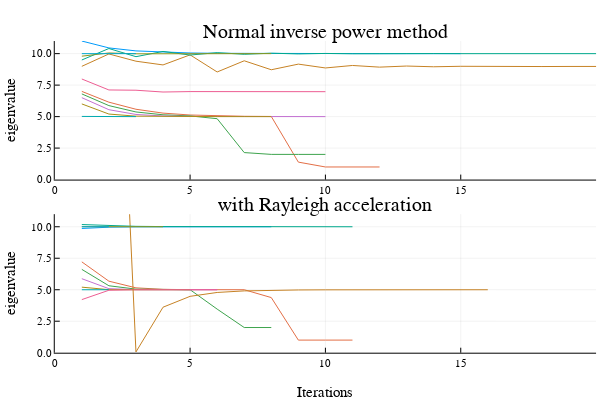

Notebook code cell kept with this figure:
### Markdown cell above
### 用反幂法，选取p，计算全部特征值

### Code cell
_,_,λsᴾ = MainEigen(A,λexpr=PowerλExpr,reqλs=true)
_,_,λsᴿ = MainEigen(A,λexpr=RayleighλExpr,reqλs=true)

plotᴾ = plot(λsᴾ,title="Normal inverse power method",label=false)
plotᴿ = plot(λsᴿ,title="with Rayleigh acceleration",label=false)

resultᴿ = Vector()

for p ∈ 1:10
    p -= .01
    _,_,λsᴾ = InvPowMethod(A,p,λexpr=PowerλExpr,reqλs=true)
    λ,v,λsᴿ = InvPowMethod(A,p,λexpr=RayleighλExpr,reqλs=true)
    push!(resultᴿ,(p=p,λ=λ,v=round.(v;digits=4)))
    plot!(plotᴾ,λsᴾ,label="p=$p")
    plot!(plotᴿ,λsᴿ,label="p=$p")
end

xlabel!(plotᴿ,"Iterations")
plot(plotᴾ,plotᴿ,layout = (2, 1),legend=false)
ylabel!("eigenvalue")
ylims!(0,11)
xlims!(0,20)

### Figure 1 — Plotly figure (JSON) as saved in the notebook; plotly's stock layout.template omitted (floating-point values rounded to 4 significant figures)
{"data": [{"colorbar": {"title": {"text": ""}}, "legendgroup": "", "line": {"color": "rgba(0, 154, 250, 1.000)", "dash": "solid", "shape": "linear", "width": 1}, "mode": "lines", "name": "", "showlegend": false, "type": "scatter", "x": [1, 2, 3, 4, 5, 6, 7, 8, 9, 10, 11, 12, 13, 14, 15], "xaxis": "x", "y": [11, 10.45, 10.22, 10.11, 10.05, 10.03, 10.01, 10.01, 10.0, 10.0, 10.0, 10.0, 10.0, 10.0, 10.0], "yaxis": "y", "zmax": null, "zmin": null}, {"colorbar": {"title": {"text": ""}}, "legendgroup": "p=0.99", "line": {"color": "rgba(227, 111, 71, 1.000)", "dash": "solid", "shape": "linear", "width": 1}, "mode": "lines", "name": "p=0.99", "showlegend": true, "type": "scatter", "x": [1, 2, 3, 4, 5, 6, 7, 8, 9, 10, 11, 12], "xaxis": "x", "y": [7.002, 6.145, 5.584, 5.278, 5.128, 5.058, 5.026, 5.012, 1.387, 1.001, 1.0, 1.0], "yaxis": "y", "zmax": null, "zmin": null}, {"colorbar": {"title": {"text": ""}}, "legendgroup": "p=1.99", "line": {"color": "rgba(62, 164, 78, 1.000)", "dash": "solid", "shape": "linear", "width": 1}, "mode": "lines", "name": "p=1.99", "showlegend": true, "type": "scatter", "x": [1, 2, 3, 4, 5, 6, 7, 8, 9, 10], "xaxis": "x", "y": [6.802, 5.874, 5.369, 5.145, 5.055, 4.834, 2.144, 2.001, 2.0, 2.0], "yaxis": "y", "zmax": null, "zmin": null}, {"colorbar": {"title": {"text": ""}}, "legendgroup": "p=2.99", "line": {"color": "rgba(195, 113, 210, 1.000)", "dash": "solid", "shape": "linear", "width": 1}, "mode": "lines", "name": "p=2.99", "showlegend": true, "type": "scatter", "x": [1, 2, 3, 4, 5, 6, 7, 8, 9, 10], "xaxis": "x", "y": [6.504, 5.549, 5.171, 5.05, 5.014, 5.004, 5.001, 5.0, 5.0, 5.0], "yaxis": "y", "zmax": null, "zmin": null}, {"colorbar": {"title": {"text": ""}}, "legendgroup": "p=3.99", "line": {"color": "rgba(172, 142, 24, 1.000)", "dash": "solid", "shape": "linear", "width": 1}, "mode": "lines", "name": "p=3.99", "showlegend": true, "type": "scatter", "x": [1, 2, 3, 4, 5, 6, 7, 8], "xaxis": "x", "y": [6.007, 5.203, 5.035, 5.006, 5.001, 5.0, 5.0, 5.0], "yaxis": "y", "zmax": null, "zmin": null}, {"colorbar": {"title": {"text": ""}}, "legendgroup": "p=4.99", "line": {"color": "rgba(0, 170, 174, 1.000)", "dash": "solid", "shape": "linear", "width": 1}, "mode": "lines", "name": "p=4.99", "showlegend": true, "type": "scatter", "x": [1, 2, 3], "xaxis": "x", "y": [5.015, 5.0, 5.0], "yaxis": "y", "zmax": null, "zmin": null}, {"colorbar": {"title": {"text": ""}}, "legendgroup": "p=5.99", "line": {"color": "rgba(237, 94, 147, 1.000)", "dash": "solid", "shape": "linear", "width": 1}, "mode": "lines", "name": "p=5.99", "showlegend": true, "type": "scatter", "x": [1, 2, 3, 4, 5, 6, 7, 8, 9, 10], "xaxis": "x", "y": [7.985, 7.115, 7.095, 6.952, 6.987, 6.978, 6.98, 6.98, 6.98, 6.98], "yaxis": "y", "zmax": null, "zmin": null}, {"colorbar": {"title": {"text": ""}}, "legendgroup": "p=6.99", "line": {"color": "rgba(198, 130, 37, 1.000)", "dash": "solid", "shape": "linear", "width": 1}, "mode": "lines", "name": "p=6.99", "showlegend": true, "type": "scatter", "x": [1, 2, 3, 4, 5, 6, 7, 8, 9, 10, 11, 12, 13, 14, 15, 16, 17, 18, 19, 20, 21, 22, 23, 24, 25, 26, 27, 28, 29, 30], "xaxis": "x", "y": [8.993, 9.975, 9.4, 9.104, 9.903, 8.544, 9.431, 8.72, 9.168, 8.863, 9.06, 8.928, 9.015, 8.957, 8.995, 8.97, 8.987, 8.976, 8.983, 8.978, 8.981, 8.979, 8.981, 8.98, 8.98, 8.98, 8.98, 8.98, 8.98, 8.98], "yaxis": "y", "zmax": null, "zmin": null}, {"colorbar": {"title": {"text": ""}}, "legendgroup": "p=7.99", "line": {"color": "rgba(0, 169, 141, 1.000)", "dash": "solid", "shape": "linear", "width": 1}, "mode": "lines", "name": "p=7.99", "showlegend": true, "type": "scatter", "x": [1, 2, 3, 4, 5, 6, 7, 8, 9, 10, 11, 12, 13, 14, 15, 16, 17, 18, 19, 20, 21, 22, 23, 24, 25, 26], "xaxis": "x", "y": [9.496, 10.41, 9.759, 10.18, 9.888, 10.08, 9.949, 10.03, 9.977, 10.02, 9.989, 10.01, 9.995, 10.0, 9.998, 10.0, 9.999, 10.0, 10.0, 10.0, 10.0, 10.0, 10.0, 10.0, 10.0, 10.0], "yaxis": "y", "zmax": null, "zmin": null}, {"colorbar": {"title": {"text": ""}}, "legendgroup": "p=8.99", "line": {"color": "rgba(142, 151, 30, 1.000)", "dash": "solid", "shape": "linear", "width": 1}, "mode": "lines", "name": "p=8.99", "showlegend": true, "type": "scatter", "x": [1, 2, 3, 4, 5, 6, 7, 8], "xaxis": "x", "y": [9.798, 10.05, 9.987, 10.0, 9.999, 10.0, 10.0, 10.0], "yaxis": "y", "zmax": null, "zmin": null}, {"colorbar": {"title": {"text": ""}}, "legendgroup": "p=9.99", "line": {"color": "rgba(0, 169, 204, 1.000)", "dash": "solid", "shape": "linear", "width": 1}, "mode": "lines", "name": "p=9.99", "showlegend": true, "type": "scatter", "x": [1, 2, 3], "xaxis": "x", "y": [9.998, 10.0, 10.0], "yaxis": "y", "zmax": null, "zmin": null}, {"colorbar": {"title": {"text": ""}}, "legendgroup": "", "line": {"color": "rgba(0, 154, 250, 1.000)", "dash": "solid", "shape": "linear", "width": 1}, "mode": "lines", "name": "", "showlegend": false, "type": "scatter", "x": [1, 2, 3, 4, 5, 6, 7, 8], "xaxis": "x2", "y": [9.865, 9.966, 9.991, 9.998, 9.999, 10.0, 10.0, 10.0], "yaxis": "y2", "zmax": null, "zmin": null}, {"colorbar": {"title": {"text": ""}}, "legendgroup": "p=0.99", "line": {"color": "rgba(227, 111, 71, 1.000)", "dash": "solid", "shape": "linear", "width": 1}, "mode": "lines", "name": "p=0.99", "showlegend": true, "type": "scatter", "x": [1, 2, 3, 4, 5, 6, 7, 8, 9, 10, 11], "xaxis": "x2", "y": [7.212, 5.679, 5.151, 5.031, 5.006, 5.001, 5.0, 4.377, 1.0, 1.0, 1.0], "yaxis": "y2", "zmax": null, "zmin": null}, {"colorbar": {"title": {"text": ""}}, "legendgroup": "p=1.99", "line": {"color": "rgba(62, 164, 78, 1.000)", "dash": "solid", "shape": "linear", "width": 1}, "mode": "lines", "name": "p=1.99", "showlegend": true, "type": "scatter", "x": [1, 2, 3, 4, 5, 6, 7, 8], "xaxis": "x2", "y": [6.616, 5.316, 5.047, 5.007, 5.001, 3.461, 2.0, 2.0], "yaxis": "y2", "zmax": null, "zmin": null}, {"colorbar": {"title": {"text": ""}}, "legendgroup": "p=2.99", "line": {"color": "rgba(195, 113, 210, 1.000)", "dash": "solid", "shape": "linear", "width": 1}, "mode": "lines", "name": "p=2.99", "showlegend": true, "type": "scatter", "x": [1, 2, 3, 4, 5, 6], "xaxis": "x2", "y": [5.875, 5.086, 5.007, 5.001, 5.0, 5.0], "yaxis": "y2", "zmax": null, "zmin": null}, {"colorbar": {"title": {"text": ""}}, "legendgroup": "p=3.99", "line": {"color": "rgba(172, 142, 24, 1.000)", "dash": "solid", "shape": "linear", "width": 1}, "mode": "lines", "name": "p=3.99", "showlegend": true, "type": "scatter", "x": [1, 2, 3, 4, 5], "xaxis": "x2", "y": [5.205, 5.006, 5.0, 5.0, 5.0], "yaxis": "y2", "zmax": null, "zmin": null}, {"colorbar": {"title": {"text": ""}}, "legendgroup": "p=4.99", "line": {"color": "rgba(0, 170, 174, 1.000)", "dash": "solid", "shape": "linear", "width": 1}, "mode": "lines", "name": "p=4.99", "showlegend": true, "type": "scatter", "x": [1, 2], "xaxis": "x2", "y": [5.0, 5.0], "yaxis": "y2", "zmax": null, "zmin": null}, {"colorbar": {"title": {"text": ""}}, "legendgroup": "p=5.99", "line": {"color": "rgba(237, 94, 147, 1.000)", "dash": "solid", "shape": "linear", "width": 1}, "mode": "lines", "name": "p=5.99", "showlegend": true, "type": "scatter", "x": [1, 2, 3, 4, 5, 6], "xaxis": "x2", "y": [4.217, 4.958, 4.997, 5.0, 5.0, 5.0], "yaxis": "y2", "zmax": null, "zmin": null}, {"colorbar": {"title": {"text": ""}}, "legendgroup": "p=6.99", "line": {"color": "rgba(198, 130, 37, 1.000)", "dash": "solid", "shape": "linear", "width": 1}, "mode": "lines", "name": "p=6.99", "showlegend": true, "type": "scatter", "x": [1, 2, 3, 4, 5, 6, 7, 8, 9, 10, 11, 12, 13, 14, 15, 16], "xaxis": "x2", "y": [13.12, 46.56, 0.06208, 3.613, 4.476, 4.784, 4.908, 4.96, 4.983, 4.992, 4.997, 4.999, 4.999, 5.0, 5.0, 5.0], "yaxis": "y2", "zmax": null, "zmin": null}, {"colorbar": {"title": {"text": ""}}, "legendgroup": "p=7.99", "line": {"color": "rgba(0, 169, 141, 1.000)", "dash": "solid", "shape": "linear", "width": 1}, "mode": "lines", "name": "p=7.99", "showlegend": true, "type": "scatter", "x": [1, 2, 3, 4, 5, 6, 7, 8, 9, 10, 11], "xaxis": "x2", "y": [10.17, 10.08, 10.03, 10.02, 10.01, 10.0, 10.0, 10.0, 10.0, 10.0, 10.0], "yaxis": "y2", "zmax": null, "zmin": null}, {"colorbar": {"title": {"text": ""}}, "legendgroup": "p=8.99", "line": {"color": "rgba(142, 151, 30, 1.000)", "dash": "solid", "shape": "linear", "width": 1}, "mode": "lines", "name": "p=8.99", "showlegend": true, "type": "scatter", "x": [1, 2, 3, 4], "xaxis": "x2", "y": [10.01, 10.0, 10.0, 10.0], "yaxis": "y2", "zmax": null, "zmin": null}, {"colorbar": {"title": {"text": ""}}, "legendgroup": "p=9.99", "line": {"color": "rgba(0, 169, 204, 1.000)", "dash": "solid", "shape": "linear", "width": 1}, "mode": "lines", "name": "p=9.99", "showlegend": true, "type": "scatter", "x": [1, 2], "xaxis": "x2", "y": [10.0, 10.0], "yaxis": "y2", "zmax": null, "zmin": null}], "layout": {"annotations": [{"font": {"color": "rgba(0, 0, 0, 1)", "family": "sans-serif", "size": 20}, "rotation": 0, "showarrow": false, "text": "Normal inverse power method", "x": 0.5424, "xanchor": "center", "xref": "paper", "y": 1, "yanchor": "top", "yref": "paper"}, {"font": {"color": "rgba(0, 0, 0, 1)", "family": "sans-serif", "size": 20}, "rotation": 0, "showarrow": false, "text": "with Rayleigh acceleration", "x": 0.5424, "xanchor": "center", "xref": "paper", "y": 0.5191, "yanchor": "top", "yref": "paper"}], "height": 400, "margin": {"b": 20, "l": 0, "r": 0, "t": 20}, "paper_bgcolor": "rgba(255, 255, 255, 1.000)", "plot_bgcolor": "rgba(255, 255, 255, 1.000)", "showlegend": false, "width": 600, "xaxis": {"anchor": "y", "domain": [0.09128, 0.9934], "gridcolor": "rgba(0, 0, 0, 0.1)", "gridwidth": 0.5, "linecolor": "rgba(0, 0, 0, 1)", "mirror": false, "range": [0, 20], "showgrid": true, "showline": true, "showticklabels": true, "tickangle": 0, "tickcolor": "rgb(0, 0, 0)", "tickfont": {"color": "rgba(0, 0, 0, 1)", "family": "sans-serif", "size": 11}, "tickmode": "array", "ticks": "inside", "ticktext": ["0", "5", "10", "15", "20"], "tickvals": [0, 5, 10, 15, 20], "title": {"font": {"color": "rgba(0, 0, 0, 1)", "family": "sans-serif", "size": 15}, "text": ""}, "type": "linear", "visible": true, "zeroline": false, "zerolinecolor": "rgba(0, 0, 0, 1)"}, "xaxis2": {"anchor": "y2", "domain": [0.09128, 0.9934], "gridcolor": "rgba(0, 0, 0, 0.1)", "gridwidth": 0.5, "linecolor": "rgba(0, 0, 0, 1)", "mirror": false, "range": [0, 20], "showgrid": true, "showline": true, "showticklabels": true, "tickangle": 0, "tickcolor": "rgb(0, 0, 0)", "tickfont": {"color": "rgba(0, 0, 0, 1)", "family": "sans-serif", "size": 11}, "tickmode": "array", "ticks": "inside", "ticktext": ["0", "5", "10", "15", "20"], "tickvals": [0, 5, 10, 15, 20], "title": {"font": {"color": "rgba(0, 0, 0, 1)", "family": "sans-serif", "size": 15}, "text": "Iterations"}, "type": "linear", "visible": true, "zeroline": false, "zerolinecolor": "rgba(0, 0, 0, 1)"}, "yaxis": {"anchor": "x", "domain": [0.5567, 0.9415], "gridcolor": "rgba(0, 0, 0, 0.1)", "gridwidth": 0.5, "linecolor": "rgba(0, 0, 0, 1)", "mirror": false, "range": [0, 11], "showgrid": true, "showline": true, "showticklabels": true, "tickangle": 0, "tickcolor": "rgb(0, 0, 0)", "tickfont": {"color": "rgba(0, 0, 0, 1)", "family": "sans-serif", "size": 11}, "tickmode": "array", "ticks": "inside", "ticktext": ["0.0", "2.5", "5.0", "7.5", "10.0"], "tickvals": [0, 2.5, 5, 7.5, 10], "title": {"font": {"color": "rgba(0, 0, 0, 1)", "family": "sans-serif", "size": 15}, "text": "eigenvalue"}, "type": "linear", "visible": true, "zeroline": false, "zerolinecolor": "rgba(0, 0, 0, 1)"}, "yaxis2": {"anchor": "x2", "domain": [0.07581, 0.4606], "gridcolor": "rgba(0, 0, 0, 0.1)", "gridwidth": 0.5, "linecolor": "rgba(0, 0, 0, 1)", "mirror": false, "range": [0, 11], "showgrid": true, "showline": true, "showticklabels": true, "tickangle": 0, "tickcolor": "rgb(0, 0, 0)", "tickfont": {"color": "rgba(0, 0, 0, 1)", "family": "sans-serif", "size": 11}, "tickmode": "array", "ticks": "inside", "ticktext": ["0.0", "2.5", "5.0", "7.5", "10.0"], "tickvals": [0, 2.5, 5, 7.5, 10], "title": {"font": {"color": "rgba(0, 0, 0, 1)", "family": "sans-serif", "size": 15}, "text": "eigenvalue"}, "type": "linear", "visible": true, "zeroline": false, "zerolinecolor": "rgba(0, 0, 0, 1)"}}}
